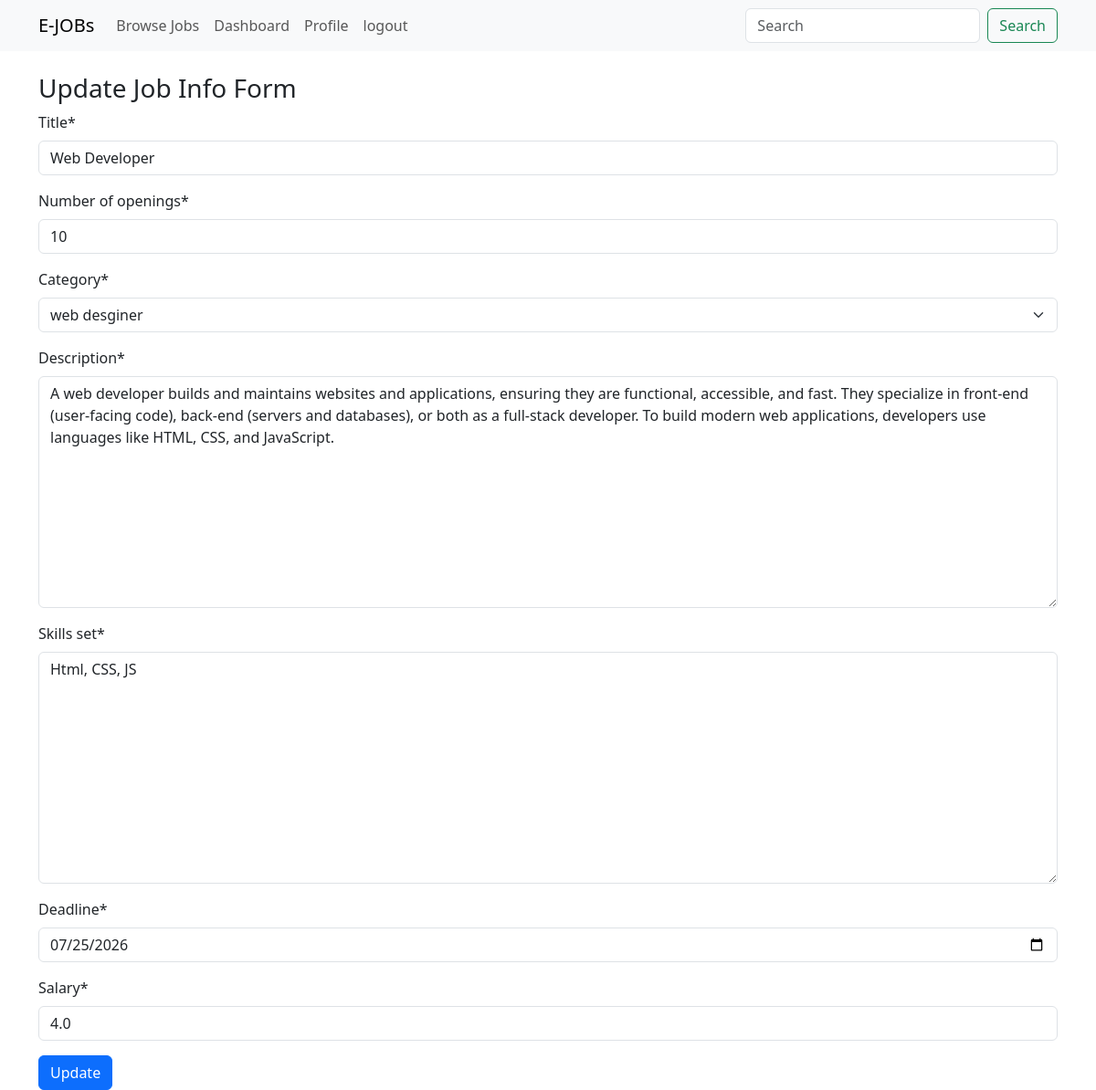
The app's page /update-job/1/ (signed in), older data.
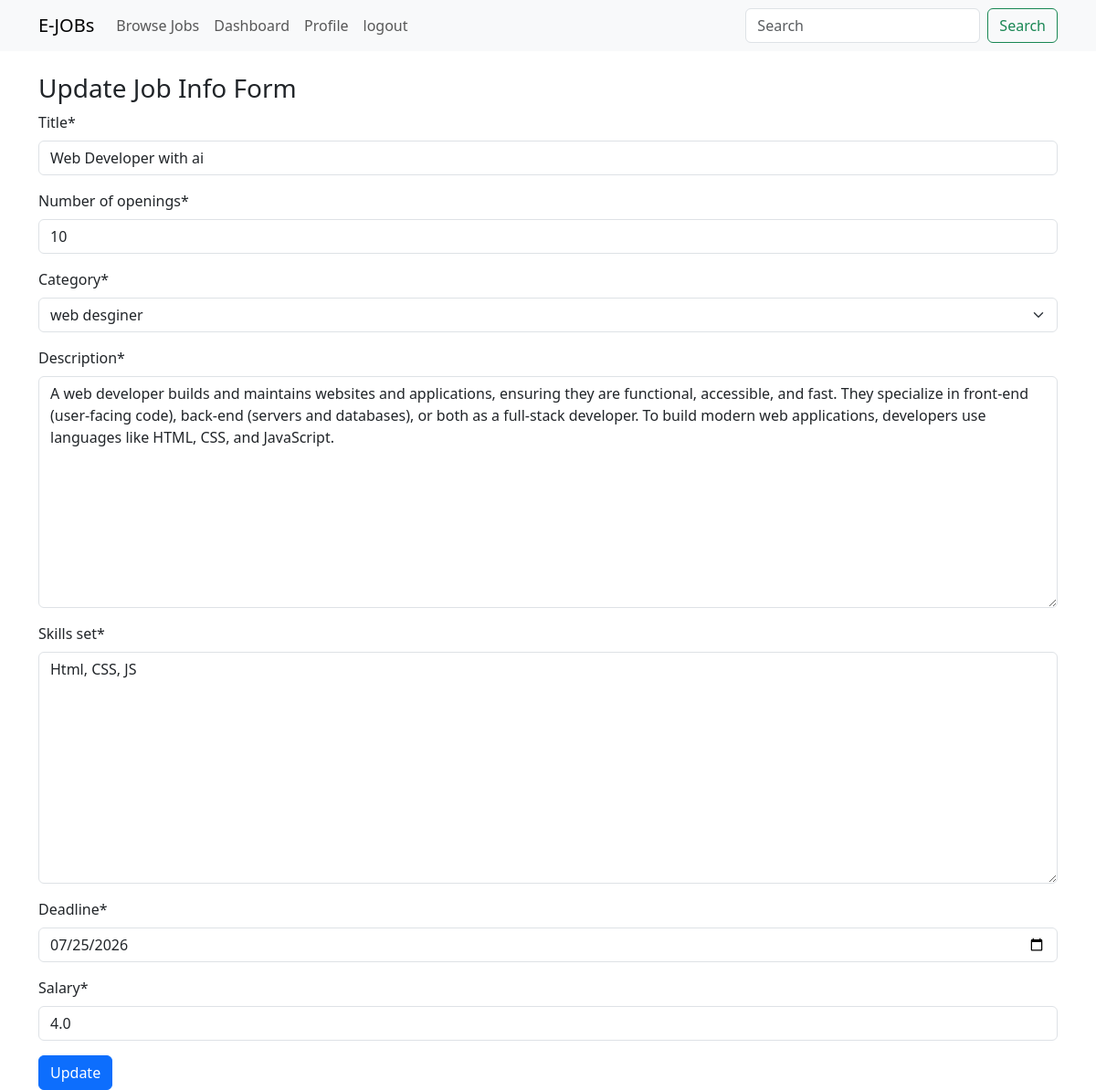
The same page, newer data.
### jobportal/models.py (models this page shows, shortened)
class JobPostModel(models.Model):
    posted_by = models.ForeignKey(
        RecruiterProfileModel,
        on_delete=models.CASCADE,
        related_name='job_post_info',
        null=True
    )
    title = models.CharField(max_length=200, null=True)
    number_of_openings = models.PositiveIntegerField(null=True)
    category = models.ForeignKey(
        CategoryModel,
        on_delete=models.CASCADE,
        null=True
    )
    description = models.TextField(null=True)
    skills_set = models.TextField(null=True)
    deadline = models.DateField(null=True)
    salary = models.FloatField(null=True)
    created_at = models.DateField(auto_now_add=True, null=True)
    updated_at = models.DateField(auto_now=True, null=True)

### jobportal/views.py (the view, shortened to what this page needs)
# urls.py: path('update-job/<str:id>/',update_job_view,name='update_job_view'),
@login_required
def update_job_view(request, id):
    try:
        recruiter_data = request.user.recruiter_profile
        job = JobPostModel.objects.get(id = id)
    except:
        messages.error(request, 'Please, Update your profile first.')
        return redirect('update_profile_view')
    form_data = JobPostForm(instance=job)
    context = {
        'form_data': form_data,
        'title': 'Update Job Page',
        'form_title': 'Update Job Info Form',
        'form_btn': 'Update',
    }
    return render(request, 'master/base-form.html', context)

### jobportal/forms.py
class JobPostForm(forms.ModelForm):
  class Meta:
    model = JobPostModel
    fields = '__all__'
    exclude = ['posted_by']
    widgets = {
        'deadline': forms.DateInput(attrs={
            'type': 'date'
        })
    }

### jobportal/models.py (called while the page is built)
    def __str__(self):
      return f'{self.name}'

### jobportal/templates/master/base-form.html (shortened to what this page needs)
{% extends 'master/base.html' %}
{% block content %}
{% load crispy_forms_tags %}
<h3>{{form_title}}</h3>
<form method="post" enctype="multipart/form-data">
  {{form_data|crispy}}
  <button type="submit" class="btn btn-primary">{{form_btn}}</button>
</form>
{% endblock content %}

Row changes from the older to the newer data that the page shows:
changed JobPostModel "web desginer": title "Web Developer" → "Web Developer with ai"
